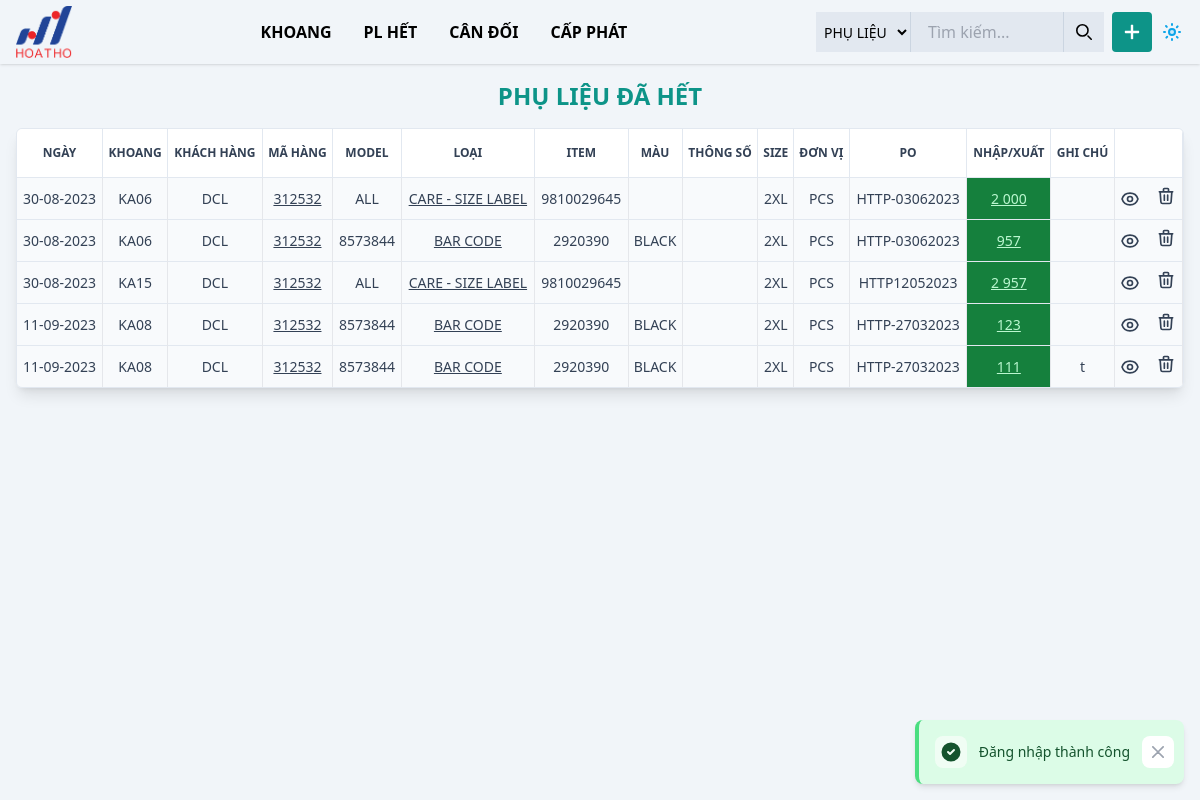
The page /het.php (signed in) on the database its author committed.
### tables this page shows
CREATE TABLE `items` (
  `item_id` bigint(20) UNSIGNED NOT NULL,
  `item_customer` varchar(20) NOT NULL,
  `item_style` varchar(20) NOT NULL,
  `item_type` varchar(100) NOT NULL,
  `item_container` varchar(20) NOT NULL,
  `item_model` varchar(20) DEFAULT NULL,
  `item_item` varchar(20) DEFAULT NULL,
  `item_color` varchar(20) DEFAULT NULL,
  `item_params` varchar(10) DEFAULT NULL,
  `item_size` varchar(100) DEFAULT NULL,
  `item_po` varchar(20) DEFAULT NULL,
  `item_unit` varchar(10) NOT NULL,
  `item_qty` decimal(10,2) NOT NULL,
  `item_note` varchar(255) DEFAULT NULL,
  `item_date` date NOT NULL,
  `item_sold_out` tinyint(1) NOT NULL DEFAULT 0,
  `order_id` bigint(20) UNSIGNED DEFAULT NULL,
  `item_plan` decimal(10,2) UNSIGNED DEFAULT NULL,
  `item_norm` float(3,2) DEFAULT NULL,
  `user_id` tinyint(2) UNSIGNED NOT NULL,
  `number_group` tinyint(2) UNSIGNED NOT NULL DEFAULT 0,
  `created_at` datetime NOT NULL DEFAULT current_timestamp()
);

### DB.php (called while the page is built, shortened)
<?php
class  DB
{
    private $table;
    private $select;
    private $where;
    private $conn;
    private $query;
    public function __construct()
    {
        try {
            $servername = "localhost";
            $username = "root";
            $password = "";
            $dbname = "phu-lieu";
            $this->conn = new PDO("mysql:host=$servername;port=3306;dbname=$dbname;charset=utf8mb4", $username, $password, [
                PDO::ATTR_ERRMODE => PDO::ERRMODE_EXCEPTION,
                PDO::ATTR_DEFAULT_FETCH_MODE => PDO::FETCH_OBJ,
            ]);
        } catch (PDOException $e) {
            echo "Connection failed: " . $e->getMessage();
        }
    }
    public static function table($table)
    {
        $instance = new DB();
        $instance->table = $table;
        return $instance;
    }
    public function where($column, $condition, $value)
    {
        $this->where[] = "$column $condition '$value'";
        return $this;
    }
    public function get()
    {
        $query = "SELECT ";
        if (empty($this->select)) {
            $query .= "*";
        } else {
            $query .= implode(',', $this->select);
        }
        $query .= " FROM " . $this->table;
        if (isset($this->where)) {
            $query .= " WHERE " . implode(' AND ', $this->where);
        }
        $this->query = $query;
        return $this;
    }
    public function whereNull($column)
    {
        $this->where[] = "$column IS NULL";
        return $this;
    }
    public function fetchAll()
    {
        $result = $this->conn->query($this->query);
        return $result->fetchAll();
    }
}

### helper.php (called while the page is built, shortened)
<?php
function formatDate($date): string
{
    return date('d-m-Y', strtotime($date));
}
function formatNumber($number): int|string
{
    if (fmod($number, 1) == 0) {
        return number_format($number, 0, '.', ' ');
    } else {
        return number_format($number, 2, '.', ' ');
    }
}

### het.php (the view, shortened to what this page needs)
<?php
$headerTitle = $page_title = "PHỤ LIỆU ĐÃ HẾT";
include_once "header.php";
$items = DB::table('items');
$items = $items->where('item_sold_out', '=', 1)
    ->whereNull('order_id')
    ->fetchAll();
if (count($items)) { ?>
    <div class="px-2 py-4 md:p-4" id="items">
        <h2 id="item-title" class="text-center font-bold text-xl md:text-2xl dark:text-muted-200 mb-4 text-teal-600"><?= $headerTitle ?></h2>
        <div id="table" class="w-full">
            <div class="border-muted-200 dark:border-muted-700 border rounded-md overflow-hidden shadow-lg">
                <div class="overflow-x-auto min-w-full align-middle">
                    <table class="divide-muted-200 dark:divide-muted-700 min-w-full table-fixed divide-y text-center">
                        <thead>
                            <tr>
                                <th class="text-muted-700 dark:text-muted-400 font-bold text-xs uppercase border-muted-200 dark:border-muted-700 last:border-e-none dark:bg-muted-800 border-r bg-white px-1 py-4">Ngày</th>
                                <th class="text-muted-700 dark:text-muted-400 font-bold text-xs uppercase border-muted-200 dark:border-muted-700 last:border-e-none dark:bg-muted-800 border-r bg-white px-1 py-4">Khoang</th>
                                <th class="text-muted-700 dark:text-muted-400 font-bold text-xs uppercase border-muted-200 dark:border-muted-700 last:border-e-none dark:bg-muted-800 border-r bg-white px-1 py-4">Khách hàng</th>
                                <th class="text-muted-700 dark:text-muted-400 font-bold text-xs uppercase border-muted-200 dark:border-muted-700 last:border-e-none dark:bg-muted-800 border-r bg-white px-1 py-4">Mã hàng</th>
                                <th class="text-muted-700 dark:text-muted-400 font-bold text-xs uppercase border-muted-200 dark:border-muted-700 last:border-e-none dark:bg-muted-800 border-r bg-white px-1 py-4">Model</th>
                                <th class="text-muted-700 dark:text-muted-400 font-bold text-xs uppercase border-muted-200 dark:border-muted-700 last:border-e-none dark:bg-muted-800 border-r bg-white px-1 py-4">Loại</th>
                                <th class="text-muted-700 dark:text-muted-400 font-bold text-xs uppercase border-muted-200 dark:border-muted-700 last:border-e-none dark:bg-muted-800 border-r bg-white px-1 py-4">Item</th>
                                <th class="text-muted-700 dark:text-muted-400 font-bold text-xs uppercase border-muted-200 dark:border-muted-700 last:border-e-none dark:bg-muted-800 border-r bg-white px-1 py-4">Màu</th>
                                <th class="text-muted-700 dark:text-muted-400 font-bold text-xs uppercase border-muted-200 dark:border-muted-700 last:border-e-none dark:bg-muted-800 border-r bg-white px-1 py-4">Thông số</th>
                                <th class="text-muted-700 dark:text-muted-400 font-bold text-xs uppercase border-muted-200 dark:border-muted-700 last:border-e-none dark:bg-muted-800 border-r bg-white px-1 py-4">Size</th>
                                <th class="text-muted-700 dark:text-muted-400 font-bold text-xs uppercase border-muted-200 dark:border-muted-700 last:border-e-none dark:bg-muted-800 border-r bg-white px-1 py-4">Đơn vị</th>
                                <th class="text-muted-700 dark:text-muted-400 font-bold text-xs uppercase border-muted-200 dark:border-muted-700 last:border-e-none dark:bg-muted-800 border-r bg-white px-1 py-4">PO</th>
                                <th class="text-muted-700 dark:text-muted-400 font-bold text-xs uppercase border-muted-200 dark:border-muted-700 last:border-e-none dark:bg-muted-800 border-r bg-white px-1 py-4">Nhập/Xuất</th>
                                <th class="text-muted-700 dark:text-muted-400 font-bold text-xs uppercase border-muted-200 dark:border-muted-700 last:border-e-none dark:bg-muted-800 border-r bg-white px-1 py-4">Ghi chú</th>
                                <th class="text-muted-700 dark:text-muted-400 font-bold text-xs uppercase border-muted-200 dark:border-muted-700 last:border-e-none dark:bg-muted-800 border-r bg-white px-1 py-4"></th>
                            </tr>
                        </thead>
                        <tbody class="divide-muted-200 dark:divide-muted-700 dark:bg-muted-800 divide-y bg-muted-50">
                            <?php foreach ($items as $item) {
                            ?>
                                <tr item-id="<?= $item->item_id ?>" class="hover:bg-muted-100 dark:hover:bg-muted-900 transition-colors duration-200">
                                    <td class="text-sm border-r dark:border-muted-700 text-muted-700 dark:text-muted-200 py-2 px-1 whitespace-nowrap"><?= formatDate($item->item_date) ?></td>
                                    <td class="text-sm border-r dark:border-muted-700 text-muted-700 dark:text-muted-200 py-2 px-1 whitespace-nowrap"><?= $item->item_container ?></td>
                                    <td class="text-sm border-r dark:border-muted-700 text-muted-700 dark:text-muted-200 py-2 px-1 whitespace-nowrap"><?= $item->item_customer ?></td>
                                    <td class="text-sm border-r dark:border-muted-700 text-muted-700 dark:text-muted-200 py-2 px-1 whitespace-nowrap"><a href="het.php?ma-hang=<?= $item->item_style ?>"><?= $item->item_style ?></a></td>
                                    <td class="text-sm border-r dark:border-muted-700 text-muted-700 dark:text-muted-200 py-2 px-1 whitespace-nowrap"><?= $item->item_model ?></td>
                                    <td class="text-sm border-r dark:border-muted-700 text-muted-700 dark:text-muted-200 py-2 px-1 whitespace-nowrap"><a title="<?= $item->item_id ?>" href="het.php?ma-hang=<?= $item->item_style ?>&plieu=<?= $item->item_type ?>"><?= $item->item_type ?></a>
                                    </td>
                                    <td class="text-sm border-r dark:border-muted-700 text-muted-700 dark:text-muted-200 py-2 px-1 whitespace-nowrap"><?= $item->item_item ?></td>
                                    <td class="text-sm border-r dark:border-muted-700 text-muted-700 dark:text-muted-200 py-2 px-1 whitespace-nowrap"><?= $item->item_color ?></td>
                                    <td class="text-sm border-r dark:border-muted-700 text-muted-700 dark:text-muted-200 py-2 px-1 whitespace-nowrap"><?= $item->item_params ?></td>
                                    <td class="text-sm border-r dark:border-muted-700 text-muted-700 dark:text-muted-200 py-2 px-1 whitespace-nowrap"><?= $item->item_size ?></td>
                                    <td class="text-sm border-r dark:border-muted-700 text-muted-700 dark:text-muted-200 py-2 px-1 whitespace-nowrap"><?= $item->item_unit ?></td>
                                    <td class="text-sm border-r dark:border-muted-700 text-muted-700 dark:text-muted-200 py-2 px-1 whitespace-nowrap"><?= $item->item_po ?></td>
                                    <td class="text-sm border-r dark:border-muted-700 dark:text-muted-200 py-2 px-1 bg-green-700 text-green-200"><a href="nhap-kho.php?id=<?= $item->item_id ?>"><?= formatNumber($item->item_qty) ?></a></td>
                                    <td class="text-sm border-r dark:border-muted-700 text-muted-700 dark:text-muted-200 py-2 px-1 whitespace-nowrap"><?= $item->item_note ?></td>
                                    <td class="text-sm border-r dark:border-muted-700 text-muted-700 dark:text-muted-200 py-2 px-1 whitespace-nowrap">
                                        <div class="flex gap-4 items-center justify-center">
                                            <button title="Chi tiết xuất" type="button" class="btn-show-order w-5 transform hover:text-blue-500 transition hover:scale-125" data-id="<?= $item->item_id ?>">
                                            </button>
                                            <form id="form-delete" action="<?= $_SERVER['PHP_SELF'] ?>" method="post" class="inline-block">
                                                <button type="button" title="Xóa phụ liệu" data-id="<?= $item->item_id ?>" class="btn-show-modal w-5 transform hover:text-red-500 transition hover:scale-110">
                                                    <svg fill="none" viewBox="0 0 24 24" stroke="currentColor">
                                                        <path stroke-linecap="round" stroke-linejoin="round" stroke-width="2" d="M19 7l-.867 12.142A2 2 0 0116.138 21H7.862a2 2 0 01-1.995-1.858L5 7m5 4v6m4-6v6m1-10V4a1 1 0 00-1-1h-4a1 1 0 00-1 1v3M4 7h16"></path>
                                                    </svg>
                                                </button>
                                            </form>
                                        </div>
                                    </td>
                                </tr>
                            <?php } ?>
                        </tbody>
                    </table>
                </div>
            </div>
        </div>
    </div>
<?php }
?>
<?php
require_once "footer.php";
?>

### rows shown on the page
items: item_date "30-08-2023", item_container "KA06", item_customer "DCL", item_style "312532", item_model "ALL", item_type "CARE - SIZE LABEL", item_item "9810029645", item_size "2XL", item_unit "PCS", item_po "HTTP-03062023", item_qty "2 000"
items: item_date "30-08-2023", item_container "KA06", item_customer "DCL", item_style "312532", item_model "8573844", item_type "BAR CODE", item_item "2920390", item_color "BLACK", item_size "2XL", item_unit "PCS", item_po "HTTP-03062023", item_qty "957"
items: item_date "30-08-2023", item_container "KA15", item_customer "DCL", item_style "312532", item_model "ALL", item_type "CARE - SIZE LABEL", item_item "9810029645", item_size "2XL", item_unit "PCS", item_po "HTTP12052023", item_qty "2 957"
items: item_date "11-09-2023", item_container "KA08", item_customer "DCL", item_style "312532", item_model "8573844", item_type "BAR CODE", item_item "2920390", item_color "BLACK", item_size "2XL", item_unit "PCS", item_po "HTTP-27032023", item_qty "123"
items: item_date "11-09-2023", item_container "KA08", item_customer "DCL", item_style "312532", item_model "8573844", item_type "BAR CODE", item_item "2920390", item_color "BLACK", item_size "2XL", item_unit "PCS", item_po "HTTP-27032023", item_qty "111", item_note "t"

### other values the page prints
$toastMessage "Đăng nhập thành công"
$headerTitle "PHỤ LIỆU ĐÃ HẾT"
